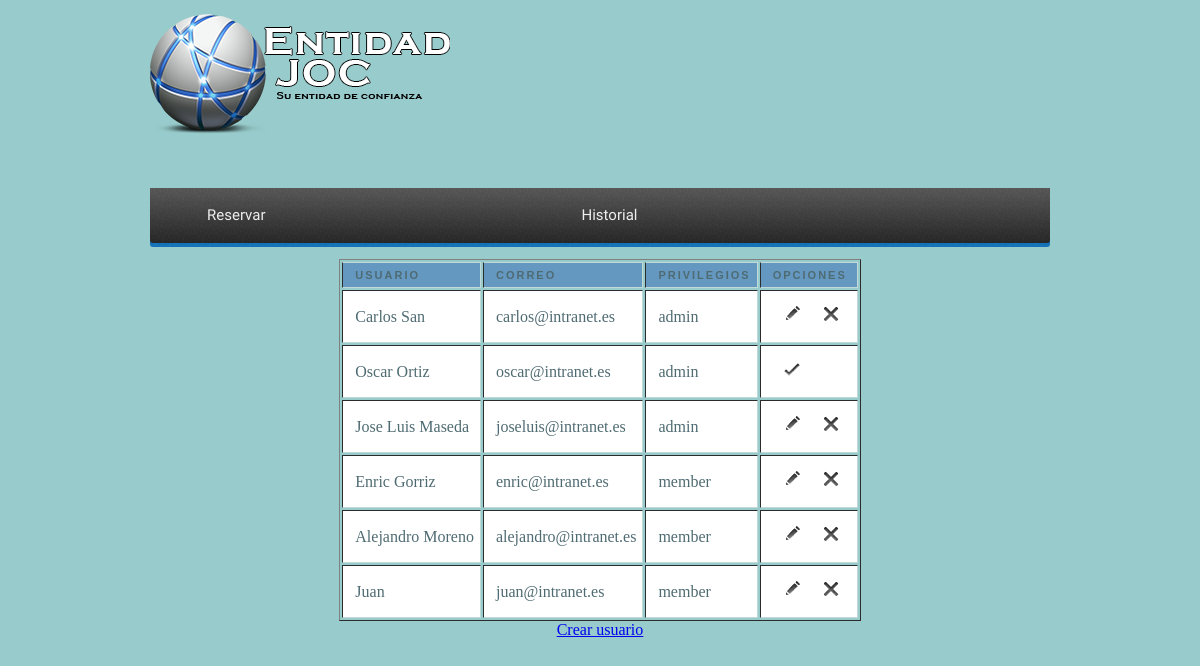
The app's page /paginausuario_registro.php with its own data.
### tables this page shows
CREATE TABLE IF NOT EXISTS `users` (
  `idUser` int(255) NOT NULL,
  `nomUser` varchar(50) NOT NULL,
  `mail` varchar(30) NOT NULL,
  `telf` int(9) NOT NULL,
  `password` varchar(20) NOT NULL,
  `privilegios` varchar(20) NOT NULL,
  `user_v` int(1) NOT NULL DEFAULT '1'
);

### registro_user.php (the view, shortened to what this page needs)
<link rel="stylesheet" href="css/tablareservas.css">
<!DOCTYPE html>
<html>
	<head>
	</head>
	<body>
		<?php
		$con=mysqli_connect('localhost','root','','bd_intranet');
		$sql="SELECT * FROM users ORDER BY idUser ASC";
		$datos = mysqli_query($con, $sql);
		?>
		<table border>
			<tr>
				<th>Usuario</th>
				<th>Correo</th>
				<th>Privilegios</th>
				<th>Opciones</th>
			</tr>
		<?php
		while ($usuarios = mysqli_fetch_array($datos)){
				echo "<tr></td><td>$usuarios[nomUser]</td><td>$usuarios[mail]</td><td>$usuarios[privilegios]</td><td>";
				 if($usuarios['user_v']==1){
				 	echo "<a href='pagmodificar.php?id=$usuarios[idUser]'><img src='images/edit.png' title='modificar'></a>";
				 }
				if($usuarios['user_v']==1){
				echo "<a href='activar_desactivar.proc.php?id=$usuarios[idUser]'><img src='images/ocultar.png' title='desactivar'></a>";
				} else {
					echo "<a href='activar_desactivar.proc.php?id=$usuarios[idUser]'><img src='images/mostrar.png' title='mostrar'></a>";
				}
				echo "</td></tr>";
			}
		?>
		</table>
		<a href="paginacrear_usuario.php">Crear usuario</a>
	</body>
</html>

### css/paginausuario.css (style rules this page uses)
body { margin:0px; background:#98CBCB; }

### css/tablareservas.css (style rules this page uses)
th { font: bold 11px "Trebuchet MS", Verdana, Arial, Helvetica, sans-serif; color: #4f6b72; border-right: 1px solid #C1DAD7; border-bottom: 1px solid #C1DAD7; border-top: 1px solid #C1DAD7; letter-spacing: 2px; text-transform: uppercase; text-align: left; padding: 6px 6px 6px 12px; background: #6498C1 url(images/bg_header.jpg) no-repeat; }
td { border-right: 1px solid #C1DAD7; border-bottom: 1px solid #C1DAD7; background: #fff; padding: 6px 6px 6px 12px; color: #4f6b72; }

### records on screen
users: nomUser "Carlos San", mail "carlos@intranet.es", privilegios "admin", user_v 1 (drawn)
users: nomUser "Oscar Ortiz", mail "oscar@intranet.es", privilegios "admin", user_v 0 (drawn)
users: nomUser "Jose Luis Maseda", mail "joseluis@intranet.es", privilegios "admin", user_v 1 (drawn)
users: nomUser "Enric Gorriz", mail "enric@intranet.es", privilegios "member", user_v 1 (drawn)
users: nomUser "Alejandro Moreno", mail "alejandro@intranet.es", privilegios "member", user_v 1 (drawn)
users: nomUser "Juan", mail "juan@intranet.es", privilegios "member", user_v 1 (drawn)
